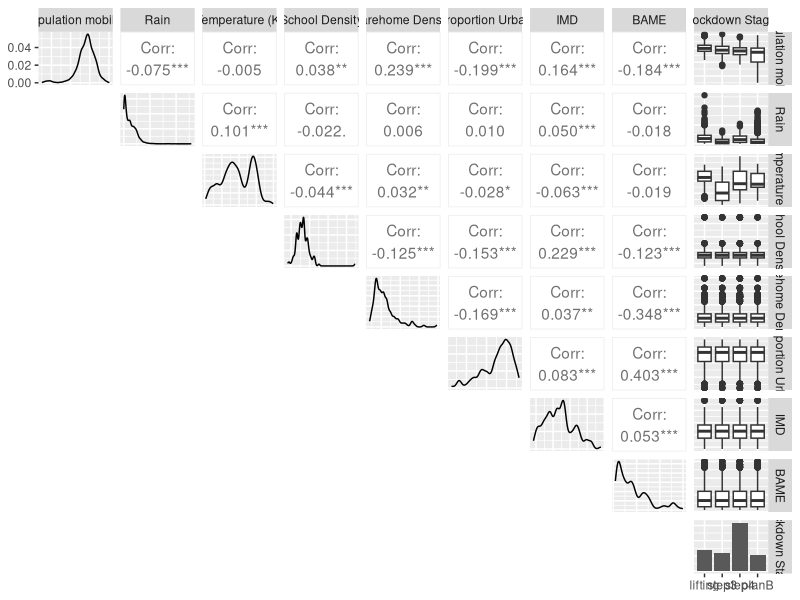

Here is the R script that generated this plot:
library(GGally)
library(dplyr)

setwd("~/Term3-project")

df <- read.csv("Data/processed_final.csv")

#reverse one-hot encoded lockdowns stage
# Step 1: Identify lockdown stage columns
stage_cols <- grep("^lockdown_", names(df), value = TRUE)

# Step 2: Extract stage numbers from column names
stage_labels <- gsub("lockdown_", "", stage_cols)

# Step 3: Apply to get the original category
df$lockdown_stage <- apply(df[stage_cols], 1, function(row) {
  stage_labels[which.max(row)]
})

# Step 4: Optionally convert to factor
df$lockdown_stage <- factor(df$lockdown_stage, levels = stage_labels)

# Step 5: Drop the one-hot columns (optional)
df <- df[ , !names(df) %in% stage_cols]

write.csv(df,"Data/final_processed2.csv", row.names = FALSE)

cor_vars <- df %>%
  select(mobility, rain_rolling_7day,temp_rolling_7day, school_density,
         carehome_density, prop_urb, imd_score, BAME, lockdown_stage)

colnames(cor_vars)<- c("Population mobility","Rain", "Temperature (K)", 
                       "School Density", "Carehome Density", "Proportion Urban", 
                       "IMD", "BAME", "Lockdown Stage")

pdf("Figures/ggpair_corrplot3.pdf", width =15 , height = 12)

corr_plot <- ggpairs(cor_vars, lower = "blank")
corr_plot_bw <- corr_plot 
print(corr_plot_bw)

dev.off()
